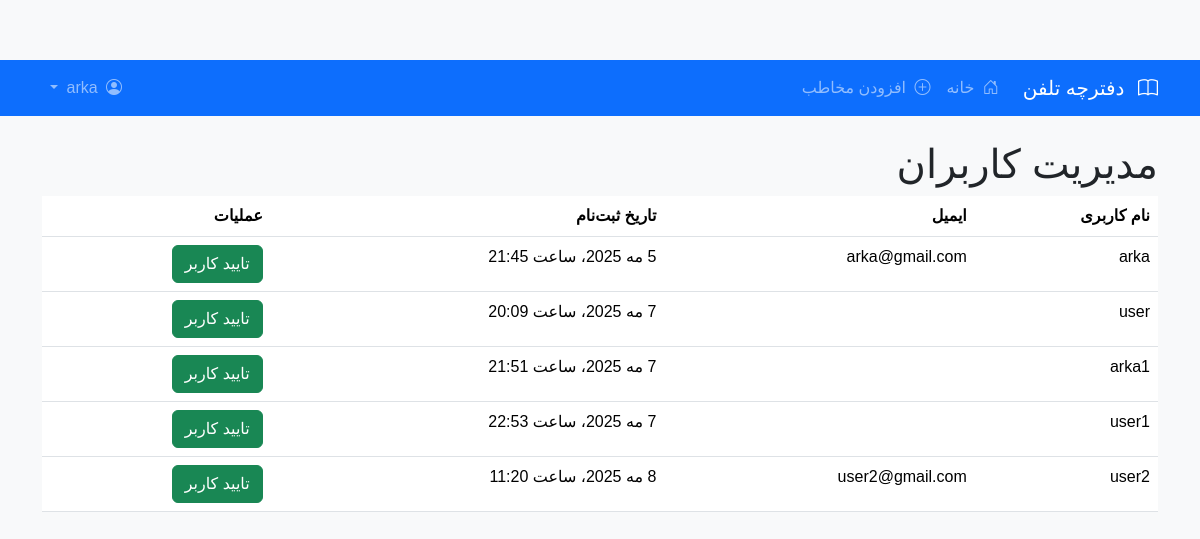
Page /members/admin/user-management/ (signed in) on the earlier database version.
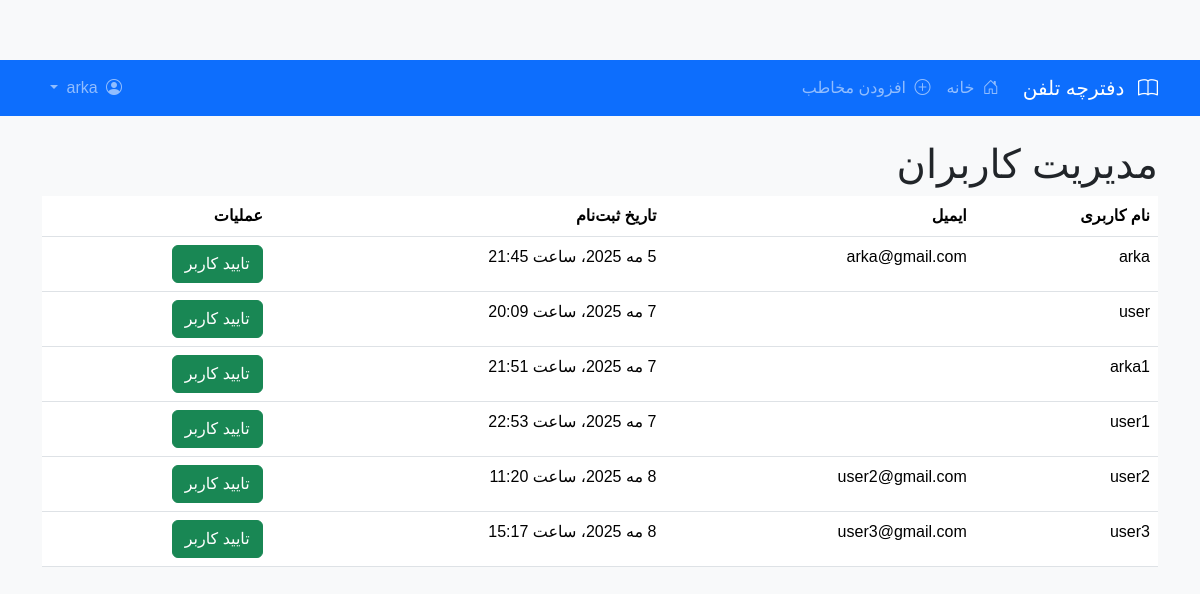
Same page on the later database version.
### members/models.py (models this page shows, shortened)
class CustomUser(AbstractUser):
    is_admin = models.BooleanField(default=False)
    is_verified = models.BooleanField(default=False)
    verified_by = models.ForeignKey(
        'self',
        on_delete=models.SET_NULL,
        null=True,
        blank=True
    )
    class Meta:
        verbose_name = 'User'
        verbose_name_plural = 'Users'
    groups = models.ManyToManyField(
        'auth.Group',
        verbose_name='گروه‌ها',
        blank=True,
        help_text='گروه‌هایی که کاربر به آنها تعلق دارد.',
        related_name="customuser_groups",
        related_query_name="customuser",
    )
    user_permissions = models.ManyToManyField(
        'auth.Permission',
        verbose_name='مجوزهای کاربر',
        blank=True,
        help_text='مجوزهای خاص این کاربر.',
        related_name="customuser_permissions",
        related_query_name="customuser",
    )

### members/views.py (the view)
# urls.py: path('admin/user-management/', views.user_management, name='user_management'),
@login_required
def user_management(request):
    if not request.user.is_superuser:
        return redirect('home')
    unverified_users = CustomUser.objects.filter(is_verified=False)
    context = {'unverified_users': unverified_users}
    return render(request, 'members/user_management.html', context)

### members/templates/members/user_management.html
{% extends 'admin/base_site.html' %}
{% block content %}
<h1>مدیریت کاربران</h1>
<table class="table">
    <thead>
        <tr>
            <th>نام کاربری</th>
            <th>ایمیل</th>
            <th>تاریخ ثبت‌نام</th>
            <th>عملیات</th>
        </tr>
    </thead>
    <tbody>
        {% for user in unverified_users %}
        <tr>
            <td>{{ user.username }}</td>
            <td>{{ user.email }}</td>
            <td>{{ user.date_joined }}</td>
            <td>
                <a href="{% url 'verify_user' user.id %}" class="btn btn-success">
                    تایید کاربر
                </a>
            </td>
        </tr>
        {% endfor %}
    </tbody>
</table>
{% endblock %}

Differences in the rows shown:
added CustomUser: username "user3", email "user3@gmail.com", date_joined "8 مه 2025، ساعت 15:17"
